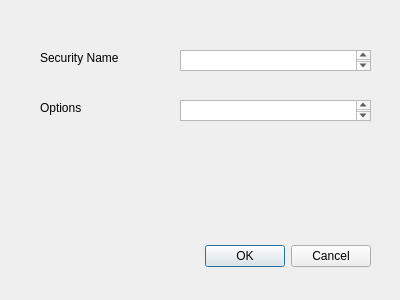
<?xml version="1.0" encoding="UTF-8"?>
<ui version="4.0">
 <class>Dialog</class>
 <widget class="QDialog" name="Dialog">
  <property name="geometry">
   <rect>
    <x>0</x>
    <y>0</y>
    <width>400</width>
    <height>300</height>
   </rect>
  </property>
  <property name="windowTitle">
   <string>Security Options</string>
  </property>
  <widget class="QDialogButtonBox" name="buttonBox">
   <property name="geometry">
    <rect>
     <x>30</x>
     <y>240</y>
     <width>341</width>
     <height>32</height>
    </rect>
   </property>
   <property name="orientation">
    <enum>Qt::Horizontal</enum>
   </property>
   <property name="standardButtons">
    <set>QDialogButtonBox::Cancel|QDialogButtonBox::Ok</set>
   </property>
  </widget>
  <widget class="QLabel" name="label">
   <property name="geometry">
    <rect>
     <x>40</x>
     <y>50</y>
     <width>101</width>
     <height>16</height>
    </rect>
   </property>
   <property name="text">
    <string>Security Name</string>
   </property>
  </widget>
  <widget class="QTextEdit" name="textEdit">
   <property name="geometry">
    <rect>
     <x>180</x>
     <y>50</y>
     <width>191</width>
     <height>21</height>
    </rect>
   </property>
  </widget>
  <widget class="QLabel" name="label_2">
   <property name="geometry">
    <rect>
     <x>40</x>
     <y>100</y>
     <width>101</width>
     <height>16</height>
    </rect>
   </property>
   <property name="text">
    <string>Options</string>
   </property>
  </widget>
  <widget class="QTextEdit" name="textEdit_2">
   <property name="geometry">
    <rect>
     <x>180</x>
     <y>100</y>
     <width>191</width>
     <height>21</height>
    </rect>
   </property>
  </widget>
 </widget>
 <resources/>
 <connections>
  <connection>
   <sender>buttonBox</sender>
   <signal>accepted()</signal>
   <receiver>Dialog</receiver>
   <slot>accept()</slot>
   <hints>
    <hint type="sourcelabel">
     <x>248</x>
     <y>254</y>
    </hint>
    <hint type="destinationlabel">
     <x>157</x>
     <y>274</y>
    </hint>
   </hints>
  </connection>
  <connection>
   <sender>buttonBox</sender>
   <signal>rejected()</signal>
   <receiver>Dialog</receiver>
   <slot>reject()</slot>
   <hints>
    <hint type="sourcelabel">
     <x>316</x>
     <y>260</y>
    </hint>
    <hint type="destinationlabel">
     <x>286</x>
     <y>274</y>
    </hint>
   </hints>
  </connection>
 </connections>
</ui>
